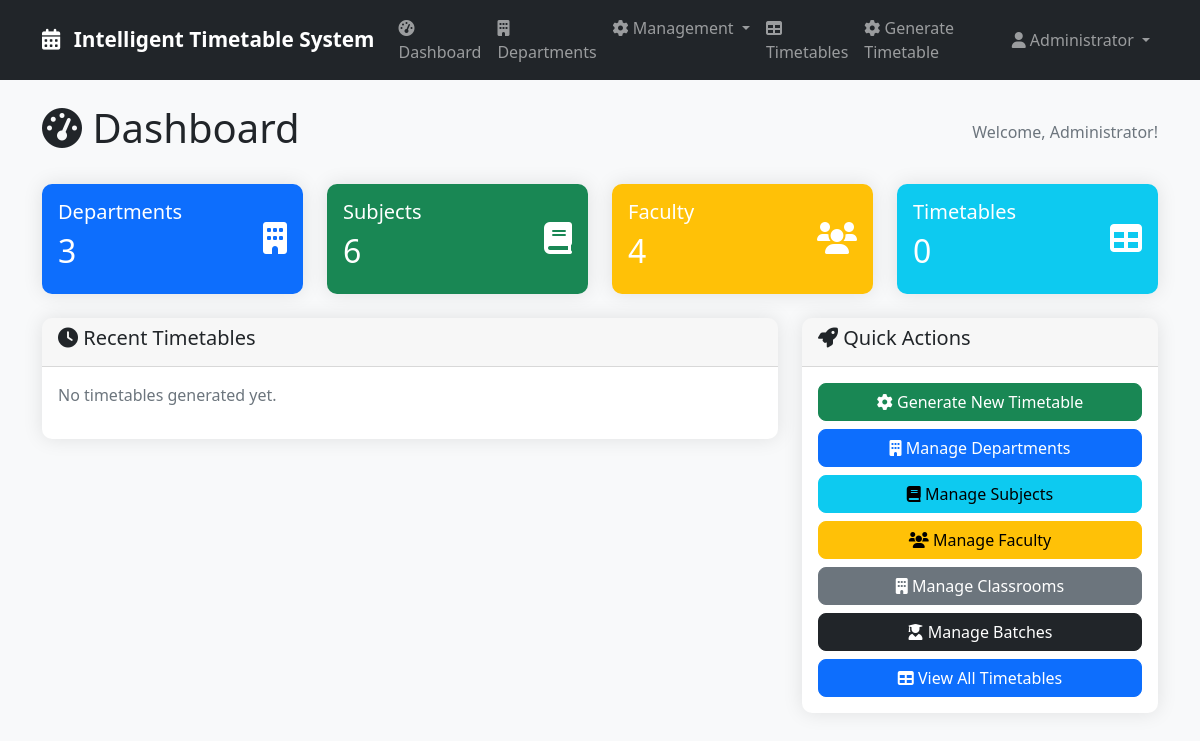
The page /dashboard (signed in) on the database as committed earlier.
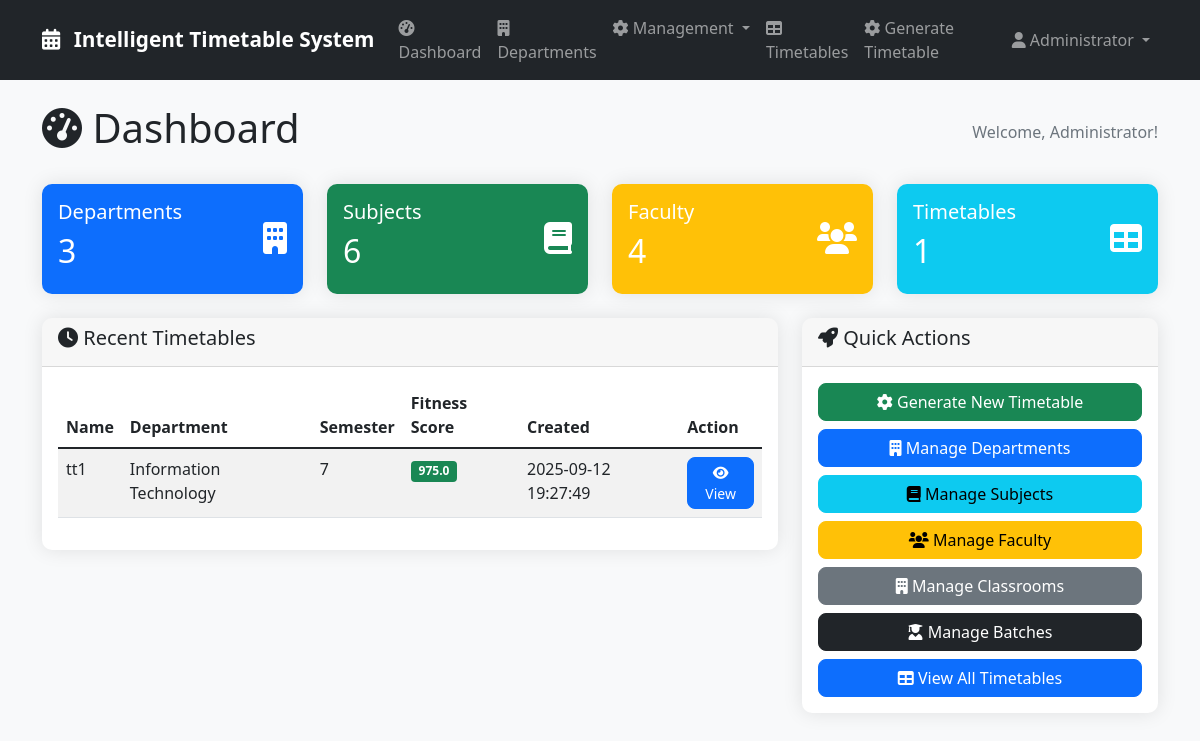
The same page on the database as committed later.
### tables this page shows
CREATE TABLE timetables (
            id INTEGER PRIMARY KEY AUTOINCREMENT,
            name TEXT NOT NULL,
            department_id INTEGER,
            semester INTEGER,
            fitness_score REAL,
            generated_by INTEGER,
            created_at DATETIME DEFAULT CURRENT_TIMESTAMP,
            FOREIGN KEY (department_id) REFERENCES departments (id),
            FOREIGN KEY (generated_by) REFERENCES users (id)
        );

CREATE TABLE departments (
            id INTEGER PRIMARY KEY AUTOINCREMENT,
            name TEXT NOT NULL,
            code TEXT UNIQUE NOT NULL,
            created_at DATETIME DEFAULT CURRENT_TIMESTAMP
        );

### app.py (the view)
@app.route('/dashboard')
@login_required
def dashboard():
    conn = sqlite3.connect('timetable.db')
    conn.row_factory = sqlite3.Row
    cursor = conn.cursor()
    cursor.execute('SELECT COUNT(*) as count FROM departments')
    dept_count = cursor.fetchone()['count']
    cursor.execute('SELECT COUNT(*) as count FROM subjects')
    sub_count = cursor.fetchone()['count']
    cursor.execute('SELECT COUNT(*) as count FROM faculty')
    faculty_count = cursor.fetchone()['count']
    cursor.execute('SELECT COUNT(*) as count FROM timetables')
    timetable_count = cursor.fetchone()['count']
    cursor.execute('''
        SELECT t.*, d.name as department_name
        FROM timetables t
        LEFT JOIN departments d ON t.department_id = d.id
        ORDER BY t.created_at DESC
        LIMIT 5
    ''')
    recent_timetables = cursor.fetchall()
    conn.close()
    stats = {
        'departments': dept_count,
        'subjects': sub_count,
        'faculty': faculty_count,
        'timetables': timetable_count
    }
    return render_template('dashboard.html', stats=stats, recent_timetables=recent_timetables)

### app.py (called while the page is built)
def login_required(f):
    @wraps(f)
    def decorated_function(*args, **kwargs):
        if 'user_id' not in session:
            flash('Please log in to access this page.', 'error')
            return redirect(url_for('login'))
        return f(*args, **kwargs)
    return decorated_function

@app.context_processor
def utility_processor():
    return dict(get_faculty_subjects=get_faculty_subjects)

### templates/dashboard.html (shortened to what this page needs)
{% extends "base.html" %}
{% block content %}
<div class="d-flex justify-content-between align-items-center mb-4">
    <h1><i class="fas fa-tachometer-alt"></i> Dashboard</h1>
    <div class="text-muted">Welcome, {{ session.full_name or session.username }}!</div>
</div>
<div class="row mb-4">
    <div class="col-md-3">
        <div class="card bg-primary text-white">
            <div class="card-body">
                <div class="d-flex justify-content-between">
                    <div>
                        <h5>Departments</h5>
                        <h2>{{ stats.departments }}</h2>
                    </div>
                    <div class="align-self-center">
                        <i class="fas fa-building fa-2x"></i>
                    </div>
                </div>
            </div>
        </div>
    </div>
    <div class="col-md-3">
        <div class="card bg-success text-white">
            <div class="card-body">
                <div class="d-flex justify-content-between">
                    <div>
                        <h5>Subjects</h5>
                        <h2>{{ stats.subjects }}</h2>
                    </div>
                    <div class="align-self-center">
                        <i class="fas fa-book fa-2x"></i>
                    </div>
                </div>
            </div>
        </div>
    </div>
    <div class="col-md-3">
        <div class="card bg-warning text-white">
            <div class="card-body">
                <div class="d-flex justify-content-between">
                    <div>
                        <h5>Faculty</h5>
                        <h2>{{ stats.faculty }}</h2>
                    </div>
                    <div class="align-self-center">
                        <i class="fas fa-users fa-2x"></i>
                    </div>
                </div>
            </div>
        </div>
    </div>
    <div class="col-md-3">
        <div class="card bg-info text-white">
            <div class="card-body">
                <div class="d-flex justify-content-between">
                    <div>
                        <h5>Timetables</h5>
                        <h2>{{ stats.timetables }}</h2>
                    </div>
                    <div class="align-self-center">
                        <i class="fas fa-table fa-2x"></i>
                    </div>
                </div>
            </div>
        </div>
    </div>
</div>
<div class="row">
    <div class="col-md-8">
        <div class="card">
            <div class="card-header">
                <h5><i class="fas fa-clock"></i> Recent Timetables</h5>
            </div>
            <div class="card-body">
                {% if recent_timetables %}
                    <div class="table-responsive">
                        <table class="table table-striped">
                            <thead>
                                <tr>
                                    <th>Name</th>
                                    <th>Department</th>
                                    <th>Semester</th>
                                    <th>Fitness Score</th>
                                    <th>Created</th>
                                    <th>Action</th>
                                </tr>
                            </thead>
                            <tbody>
                                {% for timetable in recent_timetables %}
                                <tr>
                                    <td>{{ timetable.name }}</td>
                                    <td>{{ timetable.department_name or 'N/A' }}</td>
                                    <td>{{ timetable.semester }}</td>
                                    <td>
                                        {% if timetable.fitness_score %}
                                            <span class="badge bg-{{ 'success' if timetable.fitness_score > 800 else 'warning' if timetable.fitness_score > 600 else 'danger' }}">
                                                {{ "%.1f"|format(timetable.fitness_score) }}
                                            </span>
                                        {% endif %}
                                    </td>
                                    <td>{{ timetable.created_at }}</td>
                                    <td>
                                        <a href="{{ url_for('view_timetable', timetable_id=timetable.id) }}" class="btn btn-sm btn-primary">
                                            <i class="fas fa-eye"></i> View
                                        </a>
                                    </td>
                                </tr>
                                {% endfor %}
                            </tbody>
                        </table>
                    </div>
                {% else %}
                    <p class="text-muted">No timetables generated yet.</p>
                {% endif %}
            </div>
        </div>
    </div>
<div class="col-md-4">
    <div class="card">
        <div class="card-header">
            <h5><i class="fas fa-rocket"></i> Quick Actions</h5>
        </div>
        <div class="card-body">
            <div class="d-grid gap-2">
                <a href="{{ url_for('generate_timetable') }}" class="btn btn-success">
                    <i class="fas fa-cog"></i> Generate New Timetable
                </a>
                <a href="{{ url_for('departments') }}" class="btn btn-primary">
                    <i class="fas fa-building"></i> Manage Departments
                </a>
                <a href="{{ url_for('subjects') }}" class="btn btn-info">
                    <i class="fas fa-book"></i> Manage Subjects
                </a>
                <a href="{{ url_for('faculty') }}" class="btn btn-warning">
                    <i class="fas fa-users"></i> Manage Faculty
                </a>
                <a href="{{ url_for('classrooms') }}" class="btn btn-secondary">
                    <i class="fas fa-building"></i> Manage Classrooms
                </a>
                <a href="{{ url_for('batches') }}" class="btn btn-dark">
                    <i class="fas fa-user-graduate"></i> Manage Batches
                </a>
                <a href="{{ url_for('timetables') }}" class="btn btn-primary">
                    <i class="fas fa-table"></i> View All Timetables
                </a>
            </div>
        </div>
    </div>
</div>
</div>
{% endblock %}

### templates/base.html (shortened to what this page needs)
<!DOCTYPE html>
<html lang="en">
<head>
    <link href="https://cdn.jsdelivr.net/npm/bootstrap@5.1.3/dist/css/bootstrap.min.css" rel="stylesheet">
    <link href="https://cdnjs.cloudflare.com/ajax/libs/font-awesome/6.0.0/css/all.min.css" rel="stylesheet">
    <link href="{{ url_for('static', filename='css/style.css') }}" rel="stylesheet">
</head>
<body>
    <nav class="navbar navbar-expand-lg navbar-dark bg-dark">
        <div class="container">
            <a class="navbar-brand" href="{{ url_for('dashboard') }}">
                <i class="fas fa-calendar-alt me-2"></i>
                Intelligent Timetable System
            </a>
            {% if session.user_id %}
<div class="collapse navbar-collapse" id="navbarNav">
    <ul class="navbar-nav me-auto">
        <li class="nav-item">
            <a class="nav-link" href="{{ url_for('dashboard') }}">
                <i class="fas fa-tachometer-alt"></i> Dashboard
            </a>
        </li>
        <li class="nav-item">
            <a class="nav-link" href="{{ url_for('departments') }}">
                <i class="fas fa-building"></i> Departments
            </a>
        </li>
        <li class="nav-item dropdown">
            <a class="nav-link dropdown-toggle" href="#" role="button" data-bs-toggle="dropdown">
                <i class="fas fa-cog"></i> Management
            </a>
        </li>
        <li class="nav-item">
            <a class="nav-link" href="{{ url_for('timetables') }}">
                <i class="fas fa-table"></i> Timetables
            </a>
        </li>
        <li class="nav-item">
            <a class="nav-link" href="{{ url_for('generate_timetable') }}">
                <i class="fas fa-cog"></i> Generate Timetable
            </a>
        </li>
    </ul>
    <ul class="navbar-nav">
        <li class="nav-item dropdown">
            <a class="nav-link dropdown-toggle" href="#" role="button" data-bs-toggle="dropdown">
                <i class="fas fa-user"></i> {{ session.full_name or session.username }}
            </a>
        </li>
    </ul>
</div>
            {% endif %}
        </div>
    </nav>
    <main class="container mt-4">
        {% block content %}{% endblock %}
    </main>
</body>
</html>

### static/css/style.css (style rules this page uses)
:root { --primary-color: #007bff; --secondary-color: #6c757d; --success-color: #28a745; --danger-color: #dc3545; --warning-color: #ffc107; --info-color: #17a2b8; }
body { background-color: #f8f9fa; font-family: 'Segoe UI', Tahoma, Geneva, Verdana, sans-serif; }
.navbar-brand { font-weight: bold; font-size: 1.3rem; }
.card { border: none; border-radius: 10px; box-shadow: 0 0 20px rgba(0, 0, 0, 0.1); transition: transform 0.2s; }
.card-header { border-radius: 10px 10px 0 0 !important; font-weight: 600; }
.btn { border-radius: 8px; font-weight: 500; transition: all 0.3s; }
.table-responsive { border-radius: 10px; overflow: hidden; }

Rows that differ between the two databases and show on the page:
added timetables: name "tt1", name "Information Technology", semester "7", fitness_score "975.0", created_at "2025-09-12 19:27:49"
Other text that changed with them:
{{ stats.timetables }}: "0" → "1"
text no longer shown: "No timetables generated yet."
text now shown: "Name Department Semester Fitness Score Created Action"
